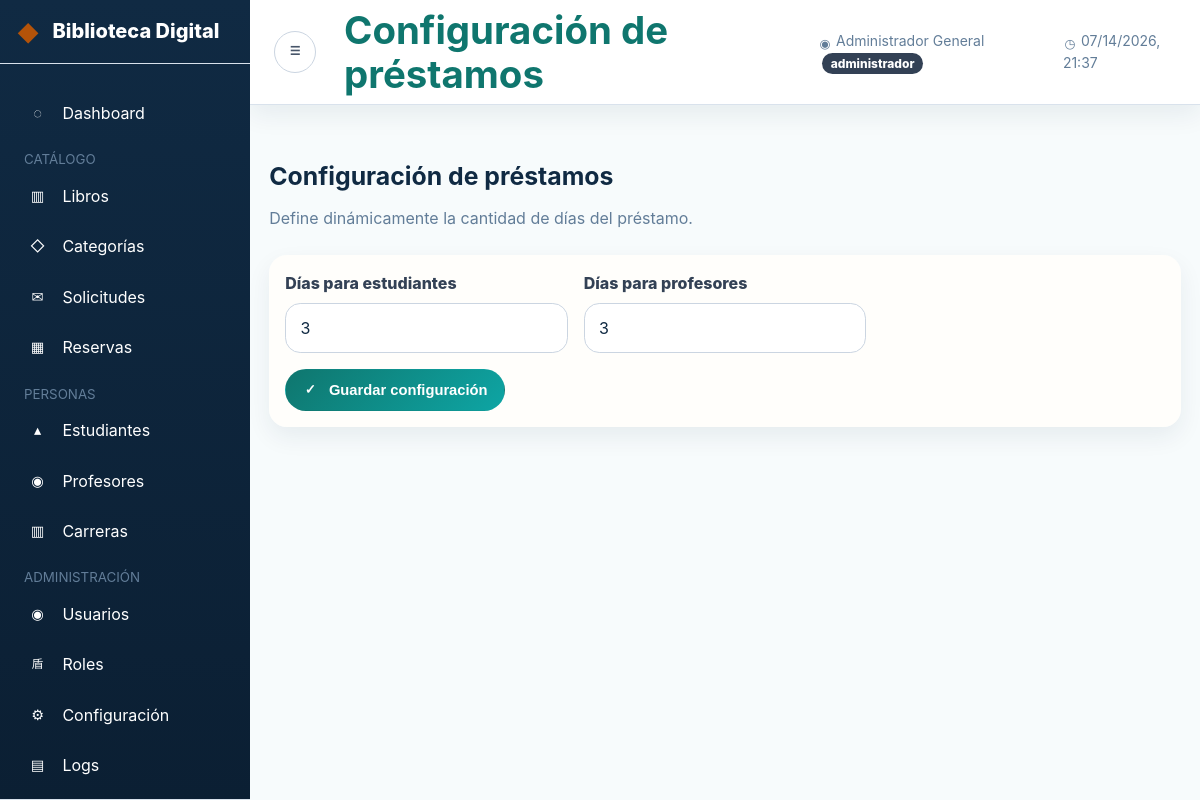
Before: /public/index.php?mod=configuracion (signed in) with the older database file.
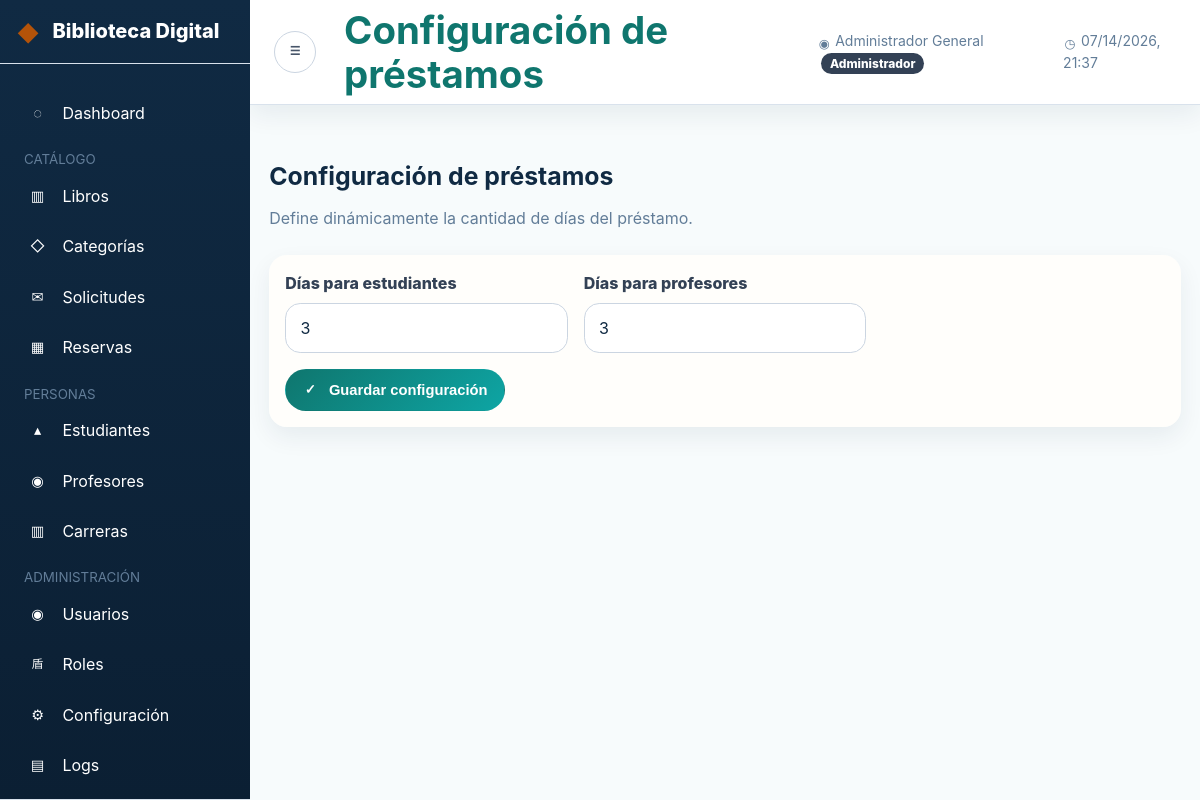
After: the same page with the newer database file.
### tables this page shows
CREATE TABLE `parametros` (
    `clave`      VARCHAR(100) NOT NULL,
    `valor`      VARCHAR(255) NOT NULL,
    `updated_at` DATETIME NOT NULL DEFAULT CURRENT_TIMESTAMP ON UPDATE CURRENT_TIMESTAMP,
    PRIMARY KEY (`clave`)
);

### controllers/ConfiguracionController.php (called while the page is built, shortened)
<?php
class ConfiguracionController
{
    private ParametroModel $modelo;
    public function __construct()
    {
        $this->modelo = new ParametroModel();
    }
    public function index(): void
    {
        $diasEstudiante = $this->modelo->diasPrestamo('ESTUDIANTE');
        $diasProfesor = $this->modelo->diasPrestamo('PROFESOR');
        require_once SRC_PATH . '/views/configuracion/index.php';
    }
}

### public/index.php (called while the page is built, shortened)
<?php
$modDefault = isset($_SESSION['usuario']) ? 'dashboard' : 'portal';
$mod = Sanitizador::alfanumerico($_GET['mod'] ?? $modDefault);
$accion = Sanitizador::alfanumerico($_GET['accion'] ?? 'index');
switch ($mod) {
    case 'configuracion':
        $controller = new ConfiguracionController();
        break;
}
$controller->{$accion}();

### utilidades/Sanitizador.php (called while the page is built, shortened)
<?php
class Sanitizador
{
    public static function html(string $valor): string
    {
        return htmlspecialchars($valor, ENT_QUOTES | ENT_SUBSTITUTE, 'UTF-8');
    }
}

### utilidades/Env.php (called while the page is built, shortened)
<?php
final class Env
{
    public static function get(string $clave, mixed $default = null): mixed
    {
        $valor = getenv($clave);
        if ($valor !== false) {
            return $valor;
        }
        return $default;
    }
    public static function int(string $clave, int $default = 0): int
    {
        return (int) self::get($clave, $default);
    }
}

### conexion/Conexion.php (called while the page is built, shortened)
<?php
class Conexion
{
    private static ?Conexion $instancia = null;
    private function __construct()
    {
        $host = (string) Env::get('DB_HOST', 'localhost');
        $port = Env::int('DB_PORT', 3306);
        $name = (string) Env::get('DB_NAME', 'biblioteca_digital');
        $user = (string) Env::get('DB_USER', 'bib_app');
        $pass = (string) Env::get('DB_PASS', 'B!bl10t3c@_S3cur3#2025');
        $charset = (string) Env::get('DB_CHARSET', 'utf8mb4');
        $dsn = sprintf(
            'mysql:host=%s;port=%d;dbname=%s;charset=%s',
            $host,
            $port,
            $name,
            $charset
        );
        $opciones = [
            PDO::ATTR_ERRMODE            => PDO::ERRMODE_EXCEPTION,
            PDO::ATTR_DEFAULT_FETCH_MODE => PDO::FETCH_ASSOC,
            PDO::ATTR_EMULATE_PREPARES   => false,
            PDO::MYSQL_ATTR_FOUND_ROWS   => true,
        ];
    }
    public static function obtenerInstancia(): self
    {
        if (self::$instancia === null) {
            self::$instancia = new self();
        }
        return self::$instancia;
    }
}

### models/ParametroModel.php (called while the page is built, shortened)
<?php
class ParametroModel
{
    private PDO $pdo;
    public function __construct()
    {
        $this->pdo = Conexion::obtenerInstancia()->getConexion();
    }
    public function obtener(string $clave, string $default = ''): string
    {
        try {
            $stmt = $this->pdo->prepare('SELECT valor FROM parametros WHERE clave=? LIMIT 1');
            $stmt->execute([$clave]);
            $valor = $stmt->fetchColumn();
            return $valor !== false ? (string)$valor : $default;
        } catch (Throwable $e) {
            error_log('[ParametroModel::obtener] ' . $e->getMessage());
            return $default;
        }
    }
    public function obtenerInt(string $clave, int $default): int
    {
        return max(1, (int)$this->obtener($clave, (string)$default));
    }
    public function diasPrestamo(string $tipoActor): int
    {
        return match (strtoupper($tipoActor)) {
            'PROFESOR' => $this->obtenerInt('dias_prestamo_profesor', DIAS_PRESTAMO_PROFESOR),
            default => $this->obtenerInt('dias_prestamo_estudiante', DIAS_PRESTAMO_ESTUDIANTE),
        };
    }
}

### views/configuracion/index.php (the view, shortened to what the changed rows need)
<?php
$tituloPagina = 'Configuración de préstamos';
require_once SRC_PATH . '/views/layout/header.php';
?>
<div class="container py-4">
  <div class="d-flex justify-content-between align-items-center mb-4">
    <div>
      <h1 class="h3 mb-0">Configuración de préstamos</h1>
    </div>
  </div>
  <div class="card border-0 shadow-sm">
    <div class="card-body">
      <form method="POST" action="<?= BASE_URL ?>/index.php?mod=configuracion&accion=guardar" class="row g-3">
        <div class="col-md-4">
          <label class="form-label">Días para estudiantes</label>
          <input type="number" min="1" max="365" name="dias_prestamo_estudiante" class="form-control" value="<?= (int)$diasEstudiante ?>">
        </div>
        <div class="col-md-4">
          <label class="form-label">Días para profesores</label>
          <input type="number" min="1" max="365" name="dias_prestamo_profesor" class="form-control" value="<?= (int)$diasProfesor ?>">
        </div>
      </form>
    </div>
  </div>
</div>
<?php require_once SRC_PATH . '/views/layout/footer.php'; ?>

### views/layout/navbar.php (shortened to what the changed rows need)
<nav class="navbar navbar-expand-lg bg-white border-bottom shadow-sm px-4 py-2">
  <button id="sidebarToggle" class="btn btn-sm btn-outline-secondary me-3"><i class="bi bi-list"></i></button>
  <span class="navbar-brand fw-semibold text-primary mb-0 h1"><?= Sanitizador::html($tituloPagina ?? '') ?></span>
  <div class="ms-auto d-flex align-items-center gap-3">
    <span class="text-muted small"><i class="bi bi-person-circle me-1"></i><?= Sanitizador::html($_SESSION['usuario']['nombre'] ?? '') ?> <span class="badge bg-secondary ms-1"><?= Sanitizador::html($_SESSION['usuario']['rol_nombre'] ?? $_SESSION['usuario']['rol'] ?? '') ?></span></span>
    <span class="text-muted small" id="horaPanama"><i class="bi bi-clock me-1"></i><?= date('d/m/Y H:i') ?></span>
  </div>
</nav>

Changed rows visible on the page:
added parametros: dias_prestamo_estudiante "3"
added parametros: dias_prestamo_profesor "3"
Other visible differences:
form field dias_prestamo_estudiante: "3" → (not shown)
form field dias_prestamo_profesor: "3" → (not shown)
text no longer shown: "administrador"
text now shown: "Administrador"
